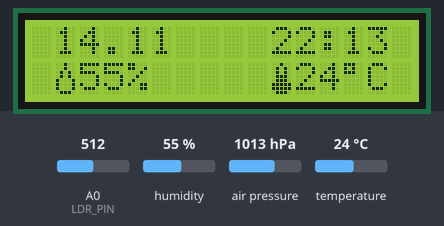
The sketch below on a simulated Arduino Uno, built with avr-gcc and run on an emulated ATmega328P. Shown: 16×2 character LCD. The test bench sets the inputs (shaded band); at power-on: humidity 55 %, air pressure 1013 hPa, A0 (LDR_PIN) = 512, temperature 24 °C. The local clock reads 2024-03-15 10:24:30 at power-on unless the sketch sets it.

Above: at 1.3 s.
1.4 s: humidity set to 68 %
At 11.7 s:
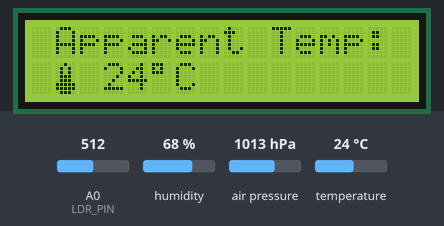
15.4 s: air pressure set to 952 hPa
22.9 s: A0 (LDR_PIN) set to 716
At 36.4 s:
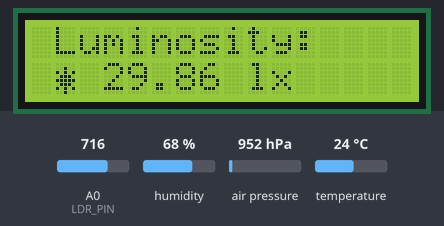
36.8 s: temperature set to 12 °C
At 41.5 s:
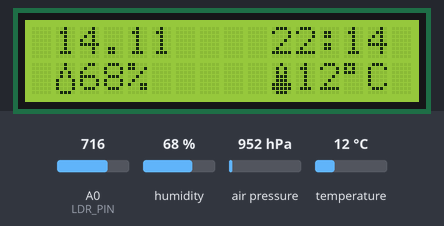
46.8 s: A0 (LDR_PIN) set to 992
At 55.9 s:
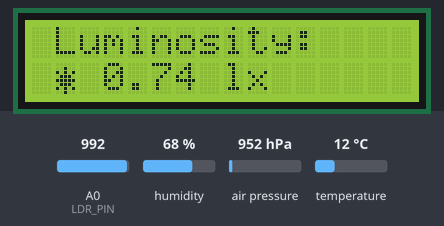
60.8 s: air pressure set to 975 hPa
At 66.3 s:
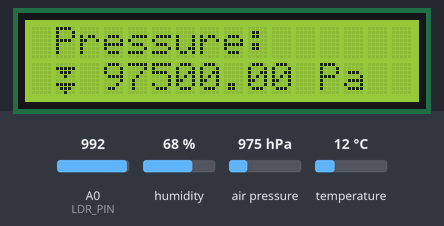
Timing chart, 0 to 67.8 s (numbered marks = the images above; inputs shaded):
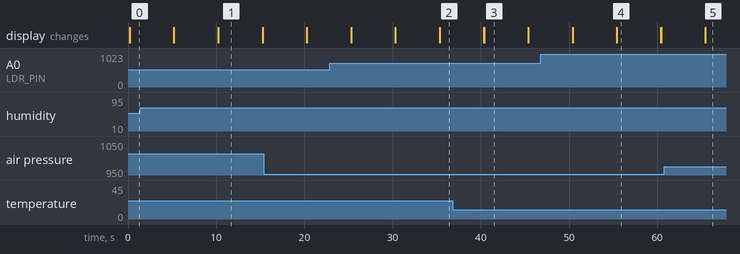

The sketch:

arduino-weather-station.ino
```cpp
#include <Wire.h>

#include "lcd.h"
#include "dht.h"
#include "rtc.h"
#include "ldr.h"
#include "bmp.h"
#include "btn.h"

// Functions Prototypes
void showHumidity();
void showTemperature();
void showTime();
void showDate();
void showLux();
void showPressure();
void showHeatIndex();

// Menu Functions
namespace menu{
    void principal();
    void pressure();
    void lux();
    void HI();

    void main(){
      principal();
      delay(5000);
      lcd_d.clear();
      pressure();
      delay(5000);
      lcd_d.clear();
      HI();
      delay(5000);
      lcd_d.clear();
      lux();
      delay(5000);
      lcd_d.clear();
        // if(button::left()){
        //     pressure();
        // } else if(button::right()){
        //     lux();
        // } else if(button::select()){
        //     HI();
        // } else {
        //     principal();
        // }
    }

    void principal(){
      lcd_d.clear();
      showDate();
      // arrow::both();
      showTime();
      showHumidity();
      showTemperature();
    }

    void pressure(){
      // arrow::blink(0);
      lcd_d.clear();
      // arrow::both();
      showPressure();
    }

    void lux(){
      // arrow::blink(1);
      lcd_d.clear();
      // arrow::both();
      showLux();
    }

    void HI(){
      // arrow::blink(0);
      // arrow::blink(1);
      lcd_d.clear();
      // arrow::both();
      showHeatIndex();
    }
}

// Station Functions
void showHumidity(){
    lcd_d.setCursor(1,1);
    lcd_d.write(byte(2));
    lcd_d.print((int)dht::humidity());
    lcd_d.print("%");
    lcd::blank(3);
}

void showTemperature(){
    lcd_d.setCursor(10,1);
    lcd_d.write(byte(3));
    lcd_d.print((int)dht::temperature());
    lcd_d.write(byte(223));
    lcd_d.print("C");
    lcd::blank(1);
}

void showTime(){
  lcd_d.setCursor(10,0);
  rtc::clock();
}

void showDate(){
  lcd_d.setCursor(1,0);
  rtc::date();
}

void showLux(){
    lcd_d.setCursor(1,0);
    lcd_d.print("Luminosity:");
    lcd_d.setCursor(1,1);
    lcd_d.write(byte(4));
    lcd::blank(1);
    lcd_d.print(ldr::lux());
    lcd::blank(1);
    lcd_d.print("lx");
}

void showPressure(){
    lcd_d.setCursor(1,0);
    lcd_d.print("Pressure: ");
    lcd_d.setCursor(1,1);
    lcd_d.write(byte(5));
    lcd::blank(1);
    lcd_d.print(bmp::pressure());
    lcd::blank(1);
    lcd_d.print("Pa");
}

void showHeatIndex(){
    lcd_d.setCursor(1,0);
    lcd_d.print("Apparent Temp:");
    lcd_d.setCursor(1,1);
    lcd_d.write(byte(3));
    lcd::blank(1);
    lcd_d.print((int)dht::heat_index());
    lcd_d.write(byte(223)); // Degree Symbol
    lcd_d.print("C");

}

// Arduino Default Functions
void setup() {
    lcd::start();
    dht::start();
    bmp::start();
    rtc::start(0);  // 0 - Set the RTC with the current date and time
                    // 1 - Set the RTC with a specific date and time

    button::start();
}

void loop() {
    menu::main();

    // serialRTC();
    // serialBMP();
}
```

bmp.h
```cpp
#include <Adafruit_BMP085.h>

#define seaLevelPressure_hPa 1013.25

Adafruit_BMP085 BMP;

namespace bmp{
    void start(){
        Serial.begin(9600);
        if(!BMP.begin()){
            Serial.println("Could not find a valid BMP085 sensor, check wiring!");
            while(1){}
        }
    }

    float temperature(){
        return BMP.readTemperature();
    }

    float pressure(){
        return BMP.readPressure();
    }

    float altitude(){
        return BMP.readAltitude();
    }

    float sealevel_pressure(){
        return BMP.readSealevelPressure();
    }

    float real_altitude(){
        return BMP.readAltitude(seaLevelPressure_hPa * 100); // the 100 value is to convert hPa to Pa
    }
}

void serialBMP(){
    Serial.print("Temperature = ");
    Serial.print(bmp::temperature());
    Serial.println(" *C");

    Serial.print("Pressure = ");
    Serial.print(bmp::pressure());
    Serial.println(" Pa");

    Serial.print("Altitude = ");
    Serial.print(bmp::altitude());
    Serial.println(" meters");

    Serial.print("Pressure at sealevel (calculated) = ");
    Serial.print(bmp::sealevel_pressure());
    Serial.println(" Pa");

    Serial.print("Real altitude = ");
    Serial.print(bmp::real_altitude());
    Serial.println(" meters");

    Serial.println();
    delay(500);
}	
```

btn.h
```cpp
#define left_button 10
#define select_button 9
#define right_button 8

const int buttons[3] = {left_button, select_button, right_button};

namespace button{
    unsigned long interval = 200;
    unsigned long buttonPressedTime = 0;
    bool buttonState = false;

    void start(){
        for(int i = 0; i < 3; i++)
            pinMode(buttons[i], INPUT_PULLUP);
    }

    bool read(int buttonPin){
        unsigned long currentMillis = millis();
        int reading = digitalRead(buttonPin);

        if(reading == LOW && !buttonState){
            // Button was just pressed
            buttonState = true;
            buttonPressedTime = currentMillis;
        }

        if(reading == HIGH && buttonState){
            // Button was just released
            buttonState = false;
            interval = 200;  // Reset the interval to 200ms
        }

        return buttonState;
    }

    bool left() {return read(left_button);}
    bool right() {return read(right_button);}
    bool select() {return read(select_button);}

    void debug(){
        Serial.print("Left: ");
        Serial.print(left());
        Serial.print(" | Select: ");
        Serial.print(select());
        Serial.print(" | Right: ");
        Serial.println(right());
    }
}
```

customChars.h
```cpp
byte leftArrow[] = {
  B00000,
  B00001,
  B00011,
  B00111,
  B01111,
  B00111,
  B00011,
  B00001
}; // char 0

byte rightArrow[] = {
  B00000,
  B10000,
  B11000,
  B11100,
  B11110,
  B11100,
  B11000,
  B10000
}; // char 1

byte waterDrop[] = {
  B00100,
  B00100,
  B01010,
  B01010,
  B10001,
  B10001,
  B10001,
  B01110
}; // char 2

byte thermometer[] = {
  B00100,
  B01010,
  B01010,
  B01110,
  B01110,
  B11111,
  B11111,
  B01110
}; // char 3

byte sun[] = {
  B00000,
  B00100,
  B10101,
  B01110,
  B11111,
  B01110,
  B10101,
  B00100
}; // char 4

byte downArrow[] = {
  B00000,
  B11111,
  B01110,
  B00100,
  B00000,
  B11111,
  B01110,
  B00100
}; // char 5
```

dht.h
```cpp
#include <DHT.h>

// Configuring the DHT sensor
#define DHTPIN 6            // Digital pin connected to the DHT sensor

// Uncomment whatever type of DHT you're using!
#define DHTTYPE DHT11        // DHT 11
// #define DHTTYPE DHT22           // DHT 22  (AM2302)

DHT dht_s(DHTPIN, DHTTYPE); // Initialize DHT sensor for normal 16mhz Arduino

namespace dht {
  void check();

  void start(){
    dht_s.begin();
    check();
  }

  void check(){
    // Check if any reads failed and exit early (to try again).
    if (isnan(dht_s.readTemperature()) || isnan(dht_s.readHumidity())) {
      Serial.println(F("Failed to read from DHT sensor!"));
      return;
    }
  }

  int humidity(){
    return dht_s.readHumidity();
  }

  int temperature(){
    return dht_s.readTemperature();
  }

  float heat_index(){
    // Compute heat index in Celsius (isFahreheit = false)
    return dht_s.computeHeatIndex(dht_s.readTemperature(), dht_s.readHumidity(), false);
  }
}

void serialDHT(){
  Serial.print("Humidity: ");
  Serial.print(dht::humidity());
  Serial.print(" %\t");
  Serial.print("Temperature: ");
  Serial.print(dht::temperature());
  Serial.println(" *C ");

  Serial.print("Heat index: ");
  Serial.print(dht::heat_index());
  Serial.println("°C");

  delay(500);
}
```

ldr.h
```cpp
//LDR Pin
#define LDR_PIN A0

// LDR Characteristics
const float GAMMA = 0.7;
const float RL10 = 50;

namespace data {
  namespace calculation {
    // Declaration of the Variables
    int analogValue;

    void readLDR(){
      analogValue = analogRead(LDR_PIN);
    }

    float voltage(){
      readLDR();
      return analogValue / 1024. * 5;
    }

    float resistance(){
      return 2000 * voltage() / (1 - voltage() / 5);
    }

    float lux(){
      return pow(RL10 * 1e3 * pow(10, GAMMA) / resistance(), (1 / GAMMA));
    }
  }
}

namespace ldr = data::calculation;

void ldr_test(){
  //ldr::readLDR();
  ldr::voltage();
  ldr::resistance();
  float lux_value = ldr::lux(); // Call the function and store the result
  Serial.print("Lux: ");
  Serial.println(lux_value); // Print the result
  delay(1000);
}

void serialLDR(){
  Serial.print("Voltage: ");
  Serial.print(ldr::voltage());
  Serial.println(" V");

  Serial.print("Resistance: ");
  Serial.print(ldr::resistance());
  Serial.println(" Ohm");

  Serial.print("Lux: ");
  Serial.print(ldr::lux());
  Serial.println(" lux");

  delay(500);
}
```

rtc.h
```cpp
#include <RTClib.h>

// Configuring the RTC type
// Uncomment whatever type of RTC you're using!
RTC_DS3231 RTC;  // RTC DS3231
// RTC_DS1307 RTC;     // RTC DS1307

namespace rtc{
  void start(int config){
    if(!RTC.begin())
      Serial.println("RTC not found!");

    switch(config){
      case 0:
        RTC.adjust(DateTime(__DATE__, __TIME__));
      break;
      case 1:
        RTC.adjust(DateTime(2023, 12, 13, 13, 8, 10));
      break;
      default:
        Serial.println("Invalid RTC configuration!");
    }

    delay(100);
  }

  void clock(){
    DateTime now = RTC.now();

    int hour   = now.hour();
    int minute = now.minute();
    int second = now.second();

    if(hour < 10)
      lcd_d.print("0");
    lcd_d.print(hour, DEC);
    lcd_d.print(":");
    if(minute < 10)
      lcd_d.print("0");
    lcd_d.print(minute, DEC);
  }

  void date(){
    DateTime now = RTC.now();

    int day   = now.day();
    int month = now.month();

    if(day < 10)
      lcd_d.print("0");
    lcd_d.print(day);
    lcd_d.print(".");
    if(month < 10)
      lcd_d.print("0");
    lcd_d.print(month);
  }

  void weekDay(){
    DateTime now = RTC.now();

    char daysOfTheWeek[7][12] = {"Sun", "Mon", "Tue", "Wed", "Thu", "Fri", "Sat"};

    lcd_d.print(daysOfTheWeek[now.dayOfTheWeek()]);
  }
}

void serialRTC(){
  DateTime now = RTC.now();

  char daysOfTheWeek[7][12] = {"Sunday", "Monday", "Tuesday", "Wednesday", "Thursday", "Friday", "Saturday"};

  Serial.print(now.year(), DEC);
  Serial.print('/');
  Serial.print(now.month(), DEC);
  Serial.print('/');
  Serial.print(now.day(), DEC);
  Serial.print(" (");
  Serial.print(daysOfTheWeek[now.dayOfTheWeek()]);
  Serial.print(") ");
  Serial.print(now.hour(), DEC);
  Serial.print(':');
  Serial.print(now.minute(), DEC);
  Serial.print(':');
  Serial.print(now.second(), DEC);
  Serial.println();

  // Serial.print(" since midnight 1/1/1970 = ");
  // Serial.print(now.unixtime());
  // Serial.print("s = ");
  // Serial.print(now.unixtime() / 86400L);
  // Serial.println("d");

  // // calculate a date which is 7 days and 30 seconds into the future
  // DateTime future (now + TimeSpan(7,12,30,6));

  // Serial.print(" now + 7d + 30s: ");
  // Serial.print(future.year(), DEC);
  // Serial.print('/');
  // Serial.print(future.month(), DEC);
  // Serial.print('/');
  // Serial.print(future.day(), DEC);
  // Serial.print(' ');
  // Serial.print(future.hour(), DEC);
  // Serial.print(':');
  // Serial.print(future.minute(), DEC);
  // Serial.print(':');
  // Serial.print(future.second(), DEC);
  // Serial.println();

  // Serial.println();
  // delay(3000);
}
```

lcd.h
```cpp
#include <LiquidCrystal.h>
#include "customChars.h"

// initialize the library by associating any needed LCD interface pin
// with the arduino pin number it is connected to
const int rs = 12, en = 11, d4 = 5, d5 = 4, d6 = 3, d7 = 2;
LiquidCrystal lcd_d(rs, en, d4, d5, d6, d7);

#define PWM_PIN 9

void customChars();

namespace lcd{
  void start(){
    // initialize LCD and set up the number of columns and rows:
    lcd_d.begin(16, 2);

    Serial.begin(9600);
    Wire.begin();

    lcd_d.clear();
    customChars();
  }

  void blank(int chars){
    for(int i = 0; i < chars; i++)
      lcd_d.write(byte(20));
  }
}

void customChars(){
    // Menu Arrows
    lcd_d.createChar(0, leftArrow);
    lcd_d.createChar(1, rightArrow);

    // DHT Icons
    lcd_d.createChar(2, waterDrop);
    lcd_d.createChar(3, thermometer);

    // Lux Icon
    lcd_d.createChar(4, sun);

    // Pressure Icon
    lcd_d.createChar(5, downArrow);
}

namespace arrow{
  void left(){
      lcd_d.setCursor(0,1);
      lcd_d.write(byte(0));
  }

  void right(){
      lcd_d.setCursor(15,1);
      lcd_d.write(byte(1));
  }

  void both(){
      right();
      left();
  }

  void blink(int side){
    // 0 - left arrow | 1 - right arrow
      switch(side){
          case 0:
              left();
              delay(500);
              lcd_d.setCursor(0,1);
              lcd::blank(1);
              delay(500);
          break;
          case 1:
              right();
              delay(500);
              lcd_d.setCursor(15,1);
              lcd::blank(1);
              delay(500);
          break;
      }
  }
}
```

Measured:
- what the display in image 1 shows lasts 5.1 s, from 10.2 s to 15.3 s
